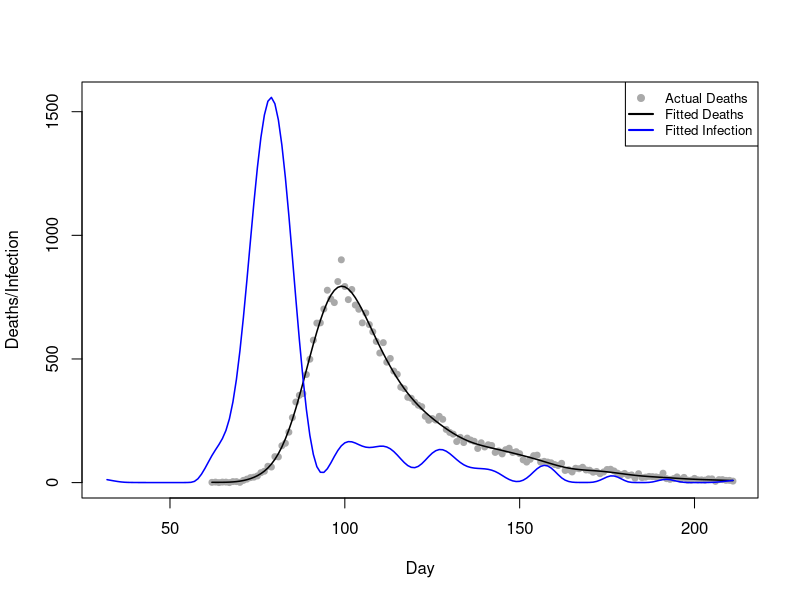
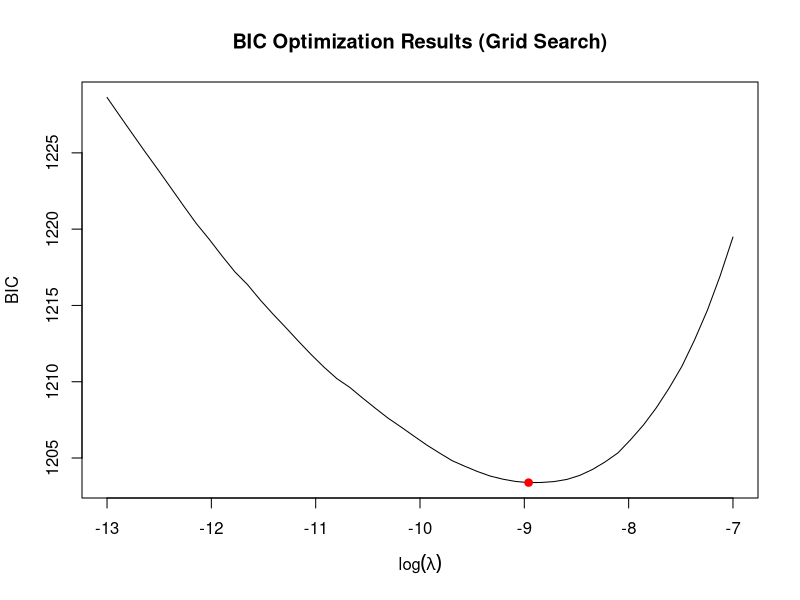
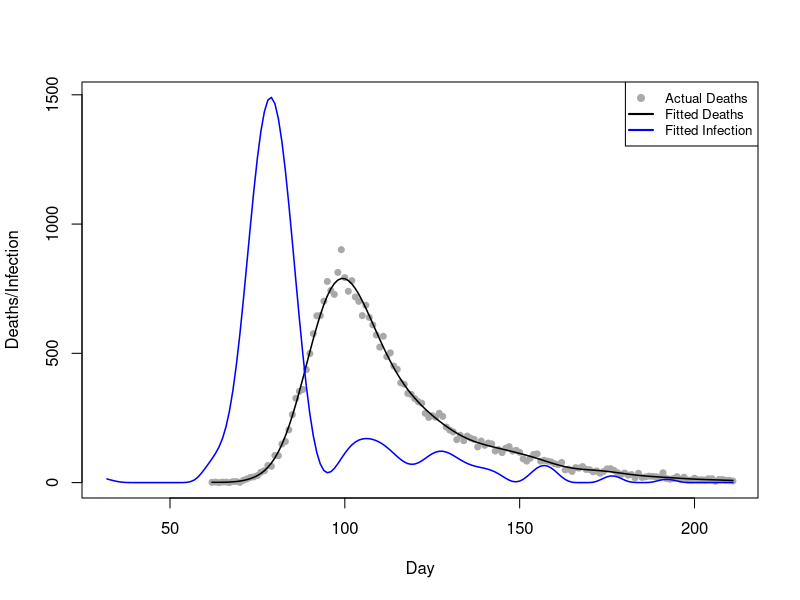
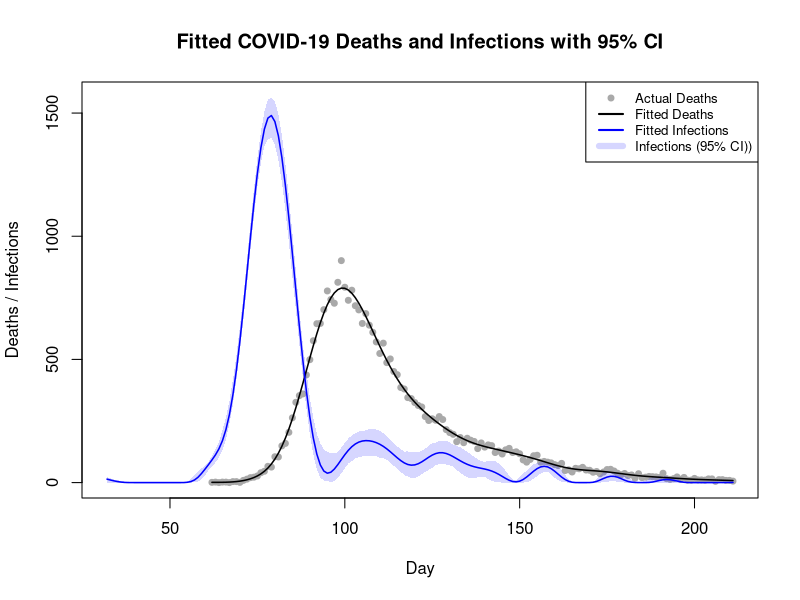

The R source for these figures, in order:
# Team Members: 
# 1. Shivasharini Govindasamy (Sharuuu27) - S2766392
# 2. Yu-Hsuan Hung (YuHsuan07) - S2793274
# 3. Yasuhiro Hara (hiroh-git) - S2826059

# Team Contributions:
# Shivasharini -  
# Yu-Hsuan -  
# Yasuhiro- 

# Github repo link:
#

## OVERVIEW: 


## CODE STRUCTURE:
# 1. 
# 2. 
# 3. 
# 4. 
# 5. 
# 6. 

library(splines)
#setwd("file")
data <- read.table("engcov.txt", header=TRUE)
data$date <- as.Date(data$date, format="%d/%m/%y")


## Evaluate X_tilde, X and S

matrixes <- function(data, k=80){
# define a function to compute X_tilde, X and S 
  n <- nrow(data) # number of observation days, n
  t1 <- data$julian[1] - 30  # earliest infection day, setting as t1-30
  tn <- data$julian[n]       # latest infection day
  t_coverage <- t1:tn        # the scope of infection days
  # k-2 knots cover the scope of infection days
  unit <- (tn-t1)/(k-2-1) 
  knot <- seq(t1-unit*3, tn+unit*3, length.out=(k+4))
  # adding 6 points beyond the original k+2 knots, ensuring a total of k+4 knots
  x_tilde <- splineDesign(knots=knot, x=t_coverage, ord=4, outer.ok=TRUE)
  # design matrix, X_tilde, for the B-splines defined by knots at the values 
  # in the scope of infection days
  s <- crossprod(diff(diag(k), diff=2))
  # smoothing penalty matrix S
  x <- matrix(0, nrow=n, ncol=k)
  # initialise the death model matrix X
  d <- 1:80 # the range of days from infection to death.
  edur <- 3.151 # mean parameter for the log-normal distribution.
  sdur <- 0.469 # standard deviation parameter for the log-normal distribution
  pd <- dlnorm(d, edur, sdur) # probability density
  pd <- pd / sum(pd) # normalize probabilities pd
  for (i in 1:n) { #loop over each observation days
    j_max <- min(29+i, 80) 
    # determine the maximum interval j_max for the convolution limit.
    for (j in 1:j_max) { # loop over all possible interval j
      y <- 30+i-j 
      x[i,] <- x[i,] + x_tilde[y,]*pd[j]
      # X_{i,k}=\sum_{j=1}^{min(29+i,80)}\tilde{X}_{(30+i-j),k}\times \pi_{j}
    }
  }
  list(X_tilde=x_tilde, X=x, S=s) # return the three computed matrices
}

# extract x_tilde, x, and s 
k <- 80
m <- matrixes(data, k=k)
x_tilde <- m$X_tilde
x <- m$X
s <- m$S
y <- data$deaths


## Preparation for optim()

pnll <- function(gamma,x,y,s,lambda){
# define the penalised negative log likelihood (pnll) function
  beta <- exp(gamma) # beta = exp(gamma), ensuring positive f
  mu <- x %*% beta   # mu = X %*% beta
  ll <- y*log(mu) - mu - lgamma(y+1) # log-likelihood
  p <- lambda*(t(beta) %*% s %*% beta)/2 # penalty
  -sum(ll) + p # return pnll= -sum(ll) + p
}

gpnll <- function(gamma,x,y,s,lambda){
# Define the gradient of pnll
  beta <- exp(gamma) # beta = exp(gamma), ensuring positive f
  mu <- as.vector(x %*% beta) # mu = X %*% beta
  z <- y/mu-1 # z = y/mu - 1
  dll <- as.vector(t(x) %*% z) * beta # d(sum l_i)/d(gamma)
  dp <- lambda * beta * as.vector(s %*% beta)# d(p)/d(gamma)
  -dll+dp # return total gradient:-[d(sum l_i)/d(gamma)]+[d(p)/d(gamma)]
}

#check 
fd <- gamma0 <- rep(log(10),k) # set gamma0 for testing
lambda0 <- 0.1 # set test lambda value.
pnll0 <- pnll(gamma0, lambda0, x=x, y=y, s=s) # pnll at gamma0 and lambda0
eps <- 1e-7 # finite difference interval 
for (i in seq_along(gamma0)) { # loop over gamma0
  gamma1 <- gamma0
  gamma1[i] <- gamma1[i] + eps  # increase gamma1[i] by eps         
  pnll1 <- pnll(gamma1, lambda0, x=x, y=y, s=s) # compute resulting pnll
  fd[i] <- (pnll1 - pnll0) / eps   # approximate -dl/dgamma[i]      
}
head(fd);head(gpnll(gamma0, lambda0, x=x, y=y, s=s))
# the result indicated that gpnll is coded correctly


## Plot the actual and fitted deaths and fitted daily infection curve

fit <- optim(par=gamma0, fn=pnll, gr=gpnll,
             lambda=5e-5, x=x, y=y, s=s,
             method="BFGS") #, hessian=TRUE
# Use optim function with BFGS method to optimise
gamma_h <- fit$par       # Get the fitted optimal parameters gamma_h
beta_h <- exp(gamma_h)   # Calculate the fitted B-spline coefficients beta_h
mu_h <- x %*% beta_h     # Calculate the fitted expected deaths mu_h
f_h<- x_tilde %*% beta_h # Calculate the fitted new infection curve f_h

# Set parameters
n <- nrow(data)
t1 <- data$julian[1] - 30
tn <- data$julian[n]
t_coverage <- t1:tn

# Plot actual deaths data (gray dots)
plot(data$julian, y, 
     type="p", 
     pch=19, 
     col="darkgray", 
     cex=.8,
     xlab="Day", 
     ylab="Deaths/Infection", 
     xlim=c(t1,tn), 
     ylim=range(c(f_h, data$deaths)))
# Plot fitted deaths data (black line)
lines(data$julian, mu_h, col="black", lwd=1.5)
# Plot fitted infection data (blue line)
lines(t_coverage, f_h, type="l", col="blue", lwd=1.5)
# Plot legend
legend("topright", 
       legend=c("Actual Deaths", "Fitted Deaths", "Fitted Infection"), 
       col=c("darkgray", "black", "blue"),
       pch=c(19, NA, NA), lty=c(NA, 1, 1), lwd=2, cex=.8)


## Choosing an approriate lambda using BIC

lsp <- seq(-13, -7, length=50) # Defining the grid
lambdas <- exp(lsp)
#n <- nrow(data) # number of observation
#k <- ncol(x) # number of parameters: 80

BIC <- EDF <- rep(0, length(lsp))
gamma_start <- gamma_h # Initial parameter（from Step 3）

for (i in 1:length(lambdas)) {
  # Grid search
  lambda_i <- lambdas[i]
 
  ## 1. Fit model
  fit <- optim(par=gamma_start, fn=pnll, gr=gpnll,
               lambda=lambda_i, x=x, y=y, s=s,
               method="BFGS") #, hessian=TRUE
  
  gamma_h <- fit$par
  beta_h <- exp(gamma_h)
  mu_h <- as.vector(x %*% beta_h) # fitted expected deaths mu_h (μ̂_i)
  
  ## 2. Calculate EDF
  W <- diag(y/(mu_h^2))
  
  XWX <- t(x) %*% W %*% x # H_0 = X^T W X + 0*S = X^T W X
  
  H_lambda <- XWX + lambda_i*s # H_lambda = X^T W X + lambda S
  
  H_inv_H0 <- solve(H_lambda, XWX) # (H_lambda)^(-1) %*% H_0
  
  EDF[i] <- sum(diag(H_inv_H0)) # trace(A) = sum(diag(A))
  
  ## 3. Calculate l(beta_h)
  P <- lambda_i*(t(beta_h) %*% s %*% beta_h)/2
  # P = lambda * beta_h^T S * beta_h / 2
  
  ll <- -fit$value + P # ll = -nll = -pnll + P
  
  ## 4. BIC = -2l(beta_h) + log(n)*EDF
  BIC[i] <- -2*ll + log(n)*EDF[i]
}

## 5. Find optimal λ
i_opt <- which.min(BIC)      # index where BIC is minimum
lambda_opt <- lambdas[i_opt] # optimal lambda!
lsp_opt <- lsp[i_opt]        # optimal log(lambda)
EDF_opt <- EDF[i_opt]        # EDF at minimum BIC
BIC_min <- BIC[i_opt]        # minimum BIC


plot(lsp, BIC, type="l",  # Visualise the results
     xlab=expression(log(lambda)), 
     ylab="BIC", 
     main="BIC Optimization Results (Grid Search)")
points(lsp_opt, BIC_min, col="red", pch=19)

# Print the results
cat("--- Optimal Lambda Selection ---\n")
cat("Optimal log(lambda):", lsp_opt, "\n")
cat("Optimal lambda:", lambda_opt, "\n")
cat("Minimum BIC:", BIC_min, "\n")
cat("EDF at minimum BIC:", EDF_opt)

# Fit model with optimal lambda
fit_opt <- optim(par=gamma_start, fn=pnll, gr=gpnll,
                 lambda=lambda_opt, x=x, y=y, s=s,
                 method="BFGS") #, hessian=TRUE
# Use optim function with BFGS method to optimise
gamma_h_opt <- fit_opt$par       # Get the fitted optimal parameters gamma_h
beta_h_opt <- exp(gamma_h_opt)   # Calculate the fitted B-spline coefficients beta_h
mu_h_opt <- x %*% beta_h_opt     # Calculate the fitted expected deaths mu_h
f_h_opt <- x_tilde %*% beta_h_opt # Calculate the fitted new infection curve f_h

# Plot with optimal parameters
plot(data$julian, y, # Plot actual deaths data (gray dots)
     type="p", 
     pch=19, 
     col="darkgray", 
     cex=.8,
     xlab="Day", 
     ylab="Deaths/Infection", 
     xlim=c(t1,tn), 
     ylim=range(c(f_h_opt, data$deaths)))

lines(data$julian, mu_h_opt,  # Plot fitted deaths data (black line)
      col="black", 
      lwd=1.5)

lines(t_coverage, f_h_opt, # Plot fitted infection data (blue line)
      type="l", 
      col="blue", 
      lwd=1.5)

legend("topright", # Plot legend
       legend=c("Actual Deaths", "Fitted Deaths", "Fitted Infection"), 
       col=c("darkgray", "black", "blue"), 
       pch=c(19, NA, NA), lty=c(NA, 1, 1), lwd=2, cex=.8)


# Non-parametric bootstrapping for uncertainty

pnll_weight <- function(gamma, x, y, s, lambda, w) {
  # define the penalised negative log likelihood (pnll) function with weights
  beta <- exp(gamma) # ensuring f(t) is positive
  mu <- x %*% beta
  ll <- y*log(mu) - mu - lgamma(y+1)
  p <- lambda*(t(beta) %*% s %*% beta)/2 # penalty
  -sum(w * ll) + p # return weighted pnll
}

gpnll_weight <- function(gamma, x, y, s, lambda, w) {
  # Define the gradient of weighted pnll
  beta <- exp(gamma)
  mu <- as.vector(x %*% beta)
  z <- y/mu - 1
  dll <- as.vector(t(x) %*% (w * z)) * beta #(z is multiplied with weights)
  dp <- lambda * beta * as.vector(s %*% beta)
  -dll + dp # return total weighted gradient
}

n_bootstrap <- 200 # to generate 200 bootstrap replicates

fhat_bootstrap <- matrix(0, nrow = nrow(x_tilde), ncol = n_bootstrap)
# creating matrix for the bootstrap

for (i in 1:n_bootstrap) {
  # Generate bootstrap weights for replicate = i
  wb <- tabulate(sample(n, replace=TRUE), n)
  
  # Fit the model using the weighted functions
  fit_b_hat <- optim(par=gamma_h_opt,  # Optimal parameter
                 fn=pnll_weight,       # New weighted pnll
                 gr=gpnll_weight,      # New weighted gradient
                 lambda=lambda_opt,    # Fixed optimal lambda from Q4
                 x=x, y=y, s=s, w=wb,
                 method="BFGS")
  
  gamma_b <- fit_b_hat$par # parameters from this bootstrap fit
  beta_b <- exp(gamma_b)
  
  f_hat_b <- x_tilde %*% beta_b # fitted infection curve for this replicate
  
  fhat_bootstrap[, i] <- f_hat_b # store the result of infection curve
}


# Final results plot with confidence intervals

fitted_lower <- apply(fhat_bootstrap, 1, quantile, probs = 0.025)
# lower confidence bound for infection in each day

fitted_upper <- apply(fhat_bootstrap, 1, quantile, probs = 0.975)
# upper confidence bound for infection in each day

ylim_max <- max(c(y, fitted_upper), na.rm = TRUE)
# ensure the canvas is big enough to fit the entire plot

plot(data$julian, y, 
     type = "p", 
     pch = 19, 
     col = "darkgray", 
     cex = 0.8,
     xlab = "Day", 
     ylab = "Deaths / Infections",
     main = "Fitted COVID-19 Deaths and Infections with 95% CI",
     xlim = c(t1, tn), 
     ylim = c(0, ylim_max))


polygon(c(t_coverage, rev(t_coverage)), 
        # outlines the confidence band width along the t-coverage
        c(fitted_upper, rev(fitted_lower)),
        col = rgb(0.2, 0.2, 1, 0.2),
        border = NA)

lines(data$julian, mu_h_opt, # Plot fitted deaths data (black line)
      col = "black", 
      lwd = 1.5)

lines(t_coverage, f_h_opt, # Plot fitted infection data (blue line)
      col = "blue", 
      lwd = 1.5)

legend("topright", # plot legend
       legend = c("Actual Deaths", "Fitted Deaths", "Fitted Infections",
                  "Infections (95% CI))"),
       col = c("darkgray", "black", "blue", rgb(0.2, 0.2, 1, 0.2)),
       pch = c(19, NA, NA, NA), 
       lwd = c(NA, 2, 2, 6),
       fill = c(NA, NA, NA, NA), 
       border = NA, 
       cex = 0.8) 